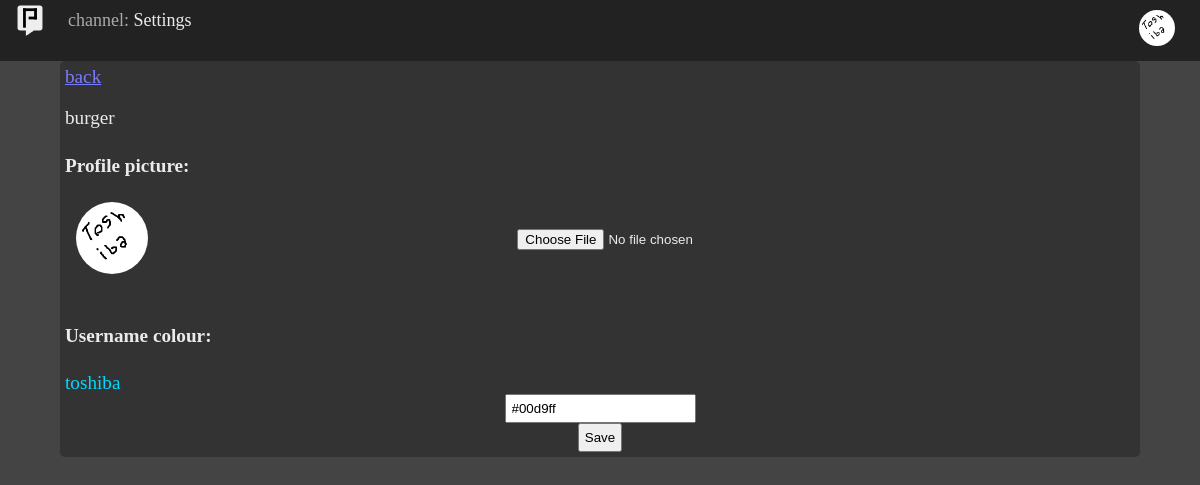
/accountsettings (signed in), run on an earlier commit of the app's database.
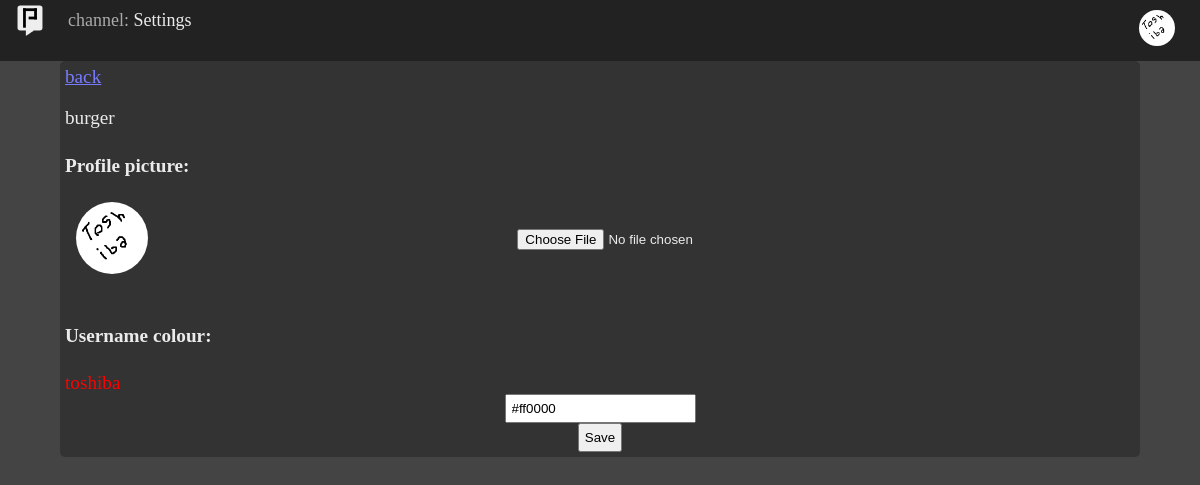
And on a later commit of the database.
### app/models.py (models this page shows, shortened)
class User(db.Model, UserMixin):
    __tablename__ = "user"
    id = db.Column(db.Integer, primary_key=True)
    username = db.Column(db.String, unique=True)
    password = db.Column(db.String)
    img = db.Column(db.String, default="normal.png")
    colour = db.Column(db.String, default="ffffff")

### app/routes.py (the view, shortened to what this page needs)
@app.route("/accountsettings", methods=('GET', 'POST'))
@login_required
def settings():
    form = CustomiseForm()
    return render_template("settings.html", form=form, channel_name="Settings")

### app/models.py
class CustomiseForm(FlaskForm):
    file = FileField()
    colour = ColorField()

### app/routes.py (called while the page is built)
@login_manager.user_loader
def load_user(user):
    return User.query.get(user)

@app.context_processor
def context():
    def get_user_from_id(id):
        found_user = User.query.filter_by(id=id).first()
        return found_user
    return dict(get_user_from_id=get_user_from_id)

### app/templates/settings.html (shortened to what this page needs)
{% extends "base.html" %}
{% block content %}
<div id="content">
    <a href="{{ request.referrer }}">back</a>
    <p>burger</p>
    <form method="post" enctype="multipart/form-data">
        <h4>Profile picture:</h4>
        <img src="{{ url_for('static', filename='profile/'+ current_user.img) }}" width='72' height='72' class='pfp'>
        <br>
        {{ form.file(accept="image/*") }}
        <br>
        <br>
        <h4>Username colour:</h4>
        <span id="samplecolour">{{ current_user.username }}</span>
    {{ form.colour(value="#"+current_user.colour, id="colourinput", onchange="changeColour()") }}
        <input type="submit" value="Save">
    </form>
</div>
{% endblock %}

### app/templates/base.html (shortened to what this page needs)
<!DOCTYPE html>
<html>
<head>
    <link rel="stylesheet" href="{{ url_for('static', filename='css/style.css') }}">
</head>
<body>
    <ul>
        <a href="/home/general"><img src="{{ url_for('static', filename='logo/logo_bw.svg') }}" width=36 height=36 id='logo'></img></a>
        <li><span style="color:#aaa">channel:</span> {{ channel_name }}</li>
        <li style="float:right" class="profbtn">
            <a><img src="{{ url_for('static', filename='profile/'+ current_user.img) }}" width='36' height='36' class='pfp'></a>
        </li>
    </ul>
    {% block content %}{% endblock %}
</body>
</html>

### app/static/css/style.css (style rules this page uses)
input { display: block; margin: auto; padding:5px }
html { height:100%; max-height: 100%; }
body { font-family: Calibri; background-color: #444; color: rgb(235, 235, 235); margin:0; height: 100%; overflow: hidden; }
@media screen and (min-device-width: 601px) { body { zoom:1; } }
a { text-decoration: underline; color: rgb(121, 123, 255); }
ul { list-style-type: none; margin: 0; padding: 0; background-color: #222; overflow: hidden; top: 0px; width: 100%; }
li { padding:10px 20px; float: left; font-size: 18px; }
li a, .profbtn { display: inline-block; text-align: right; text-decoration: none; color: #eee; }
.pfp { float:left; margin-left: 1%; }
#logo { float:left; padding-left:1% }
#content { margin-left: 5%; margin-right: 5%; padding: 5px; border-radius: 5px; background-color: #333; font-size:1.2rem; grid-row-start: 1; grid-row-end: 1; grid-column-start: 1; grid-column-end: 8; overflow-y:auto; }
.pfp { border-radius: 50%; margin-right: 5px; }

What changed in the data, as far as the page shows it:
changed User "toshiba": colour "#00d9ff" → "#ff0000"
